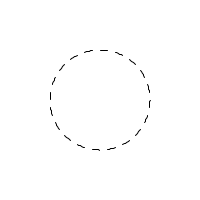
Frame 1 (no input)
Frame 60 (the mouse pressed at the canvas centre just before this capture): identical to frame 1, image omitted
Frame 120 (the mouse held since frame 60 and released just before this capture): identical to frame 1, image omitted

The Processing sketch that drew this single still picture (run headless with seeded random() and noise(); from frame 60 on, the mouse is pressed at the canvas centre):

// Processing sketch: processing_28215
// ── processing_28215.pde

float radius = 50;

void setup() {
    size(200, 200);
    noFill();
    stroke(0);
}

void draw() {
    background(255);
    
    translate(100, 100);
    dashedCircle(50, 6, 4);
}

void dashedCircle(float radius, int dashWidth, int dashSpacing) {
    int steps = 200;
    int dashPeriod = dashWidth + dashSpacing;
    boolean lastDashed = false;
    for(int i = 0; i < steps; i++) {
      boolean curDashed = (i % dashPeriod) < dashWidth;
      if(curDashed && !lastDashed) {
        beginShape();
      }
      if(!curDashed && lastDashed) {
        endShape();
      }
      if(curDashed) {
        float theta = map(i, 0, steps, 0, TWO_PI);
        vertex(cos(theta) * radius, sin(theta) * radius);
      }
      lastDashed = curDashed;
    }
    if(lastDashed) {
      endShape();
    }
}
